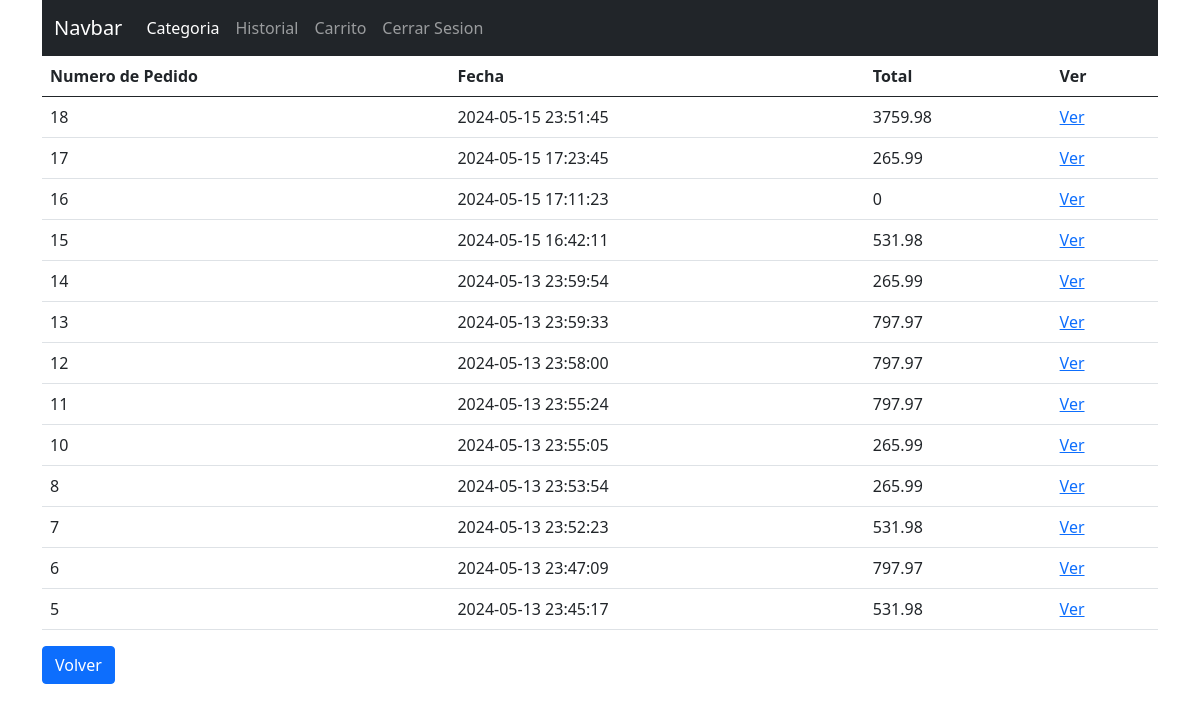
/tienda/historial.php (signed in), run on the app's committed database.
### tables this page shows
CREATE TABLE `pedidos` (
  `i_pedido` int(16) NOT NULL,
  `user` varchar(16) NOT NULL,
  `fecha` datetime NOT NULL DEFAULT current_timestamp(),
  `total` float NOT NULL
);

### tienda/conexion.php (called while the page is built, shortened)
<?php
    class fac{
      function __construct($id_fac,$user,$date,$total) {
        $this->id_fac=$id_fac;
        $this->date=$date;
        $this->total=$total;
      }
    }
?>

### tienda/historial.php (the view, shortened to what this page needs)
<?php
  if(isset($_SESSION["user"])){
    include 'conexion.php';
    $pedido=[];
    $user=$_SESSION["user"];
    $bfac="SELECT * FROM pedidos WHERE user='$user' ORDER BY i_pedido DESC";
    $result=$conn->query($bfac);
    if ($result->num_rows > 0){
    while($row = $result->fetch_assoc()) {
    $a=new fac($row["i_pedido"],$row["user"],$row["fecha"],$row["total"]);
    $pedido[]=$a;
    }}else{
      $a=new fac("No hay compras realizadas","","","");
      $pedido[]=$a;}
?>
<!DOCTYPE html>
<html lang="en">
<head>
    <link href="https://cdn.jsdelivr.net/npm/bootstrap@5.0.2/dist/css/bootstrap.min.css" rel="stylesheet">
</head>
<body>
<div class="container-sm">
<nav class="navbar navbar-expand-sm navbar-dark bg-dark">
  <div class="container-fluid">
    <a class="navbar-brand" href="#">Navbar</a>
    <div class="collapse navbar-collapse" id="navbarSupportedContent">
      <ul class="navbar-nav me-auto mb-2 mb-lg-0">
        <li class="nav-item">
          <a class="nav-link active" aria-current="page" href="categorias.php">Categoria</a>
        </li>
        <li class="nav-item">
          <a class="nav-link" href="historial.php">Historial</a>
        </li>
        <li class="nav-item">
          <a class="nav-link" href="carrito.php">Carrito</a>
        </li>
        <li class="nav-item">
          <a class="nav-link" href="finalizar.php?salir=1">Cerrar Sesion</a>
        </li>
      </ul>
    </div>
  </div>
</nav>
<table class="table">
  <thead>
    <tr>
      <th scope="col">Numero de Pedido</th>
      <th scope="col">Fecha</th>
      <th scope="col">Total</th>
      <th scope="col">Ver</th>
    </tr>
  </thead>
  <?php
  foreach ($pedido as $fac) {
      echo "<tr><td>".$fac->id_fac."</td><td>".$fac->date."</td><td>".$fac->total."</td><td><a href='lista.php?id=".$fac->id_fac."'>Ver</a></td></tr>";
  }
  ?>
  </table>
  <a type="button" class="btn btn-primary" href="categorias.php">Volver</a>
  </div>
</body>
</html>
<?php
  }else{
    header('Location: index.php?error=2');
  }
?>

### data on the page
pedidos: i_pedido "18", fecha "2024-05-15 23:51:45", total "3759.98"
pedidos: i_pedido "17", fecha "2024-05-15 17:23:45", total "265.99"
pedidos: i_pedido "16", fecha "2024-05-15 17:11:23", total "0"
pedidos: i_pedido "15", fecha "2024-05-15 16:42:11", total "531.98"
pedidos: i_pedido "14", fecha "2024-05-13 23:59:54", total "265.99"
pedidos: i_pedido "13", fecha "2024-05-13 23:59:33", total "797.97"
pedidos: i_pedido "12", fecha "2024-05-13 23:58:00", total "797.97"
pedidos: i_pedido "11", fecha "2024-05-13 23:55:24", total "797.97"
pedidos: i_pedido "10", fecha "2024-05-13 23:55:05", total "265.99"
pedidos: i_pedido "8", fecha "2024-05-13 23:53:54", total "265.99"
pedidos: i_pedido "7", fecha "2024-05-13 23:52:23", total "531.98"
pedidos: i_pedido "6", fecha "2024-05-13 23:47:09", total "797.97"
pedidos: i_pedido "5", fecha "2024-05-13 23:45:17", total "531.98"
